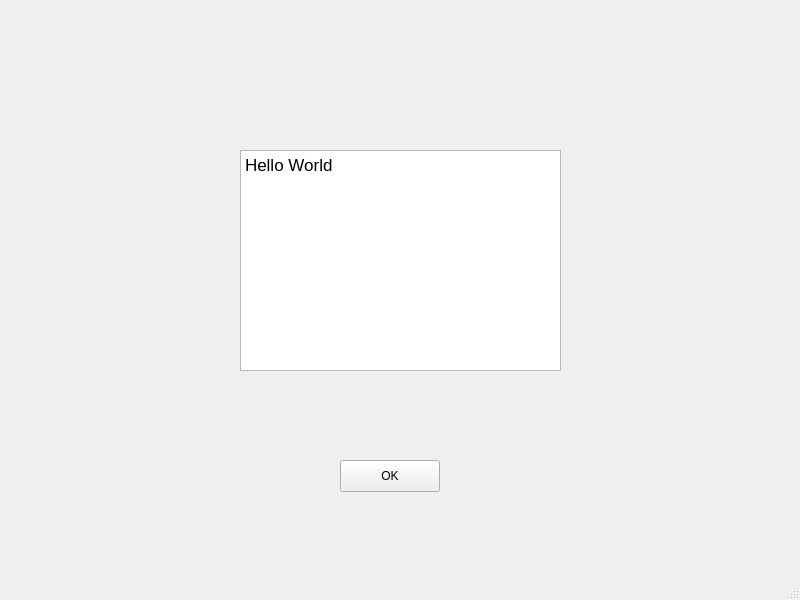
<?xml version="1.0" encoding="UTF-8"?>
<ui version="4.0">
 <class>MainWindow</class>
 <widget class="QMainWindow" name="MainWindow">
  <property name="geometry">
   <rect>
    <x>0</x>
    <y>0</y>
    <width>800</width>
    <height>600</height>
   </rect>
  </property>
  <property name="windowTitle">
   <string>MainWindow</string>
  </property>
  <widget class="QWidget" name="centralwidget">
   <widget class="QPushButton" name="pushButton">
    <property name="geometry">
     <rect>
      <x>340</x>
      <y>460</y>
      <width>100</width>
      <height>32</height>
     </rect>
    </property>
    <property name="text">
     <string>OK</string>
    </property>
   </widget>
   <widget class="QTextEdit" name="textEdit">
    <property name="geometry">
     <rect>
      <x>240</x>
      <y>150</y>
      <width>321</width>
      <height>221</height>
     </rect>
    </property>
    <property name="html">
     <string>&lt;!DOCTYPE HTML PUBLIC &quot;-//W3C//DTD HTML 4.0//EN&quot; &quot;http://www.w3.org/TR/REC-html40/strict.dtd&quot;&gt;
&lt;html&gt;&lt;head&gt;&lt;meta name=&quot;qrichtext&quot; content=&quot;1&quot; /&gt;&lt;meta charset=&quot;utf-8&quot; /&gt;&lt;style type=&quot;text/css&quot;&gt;
p, li { white-space: pre-wrap; }
hr { height: 1px; border-width: 0; }
li.unchecked::marker { content: &quot;\2610&quot;; }
li.checked::marker { content: &quot;\2612&quot;; }
&lt;/style&gt;&lt;/head&gt;&lt;body style=&quot; font-family:'.AppleSystemUIFont'; font-size:13pt; font-weight:400; font-style:normal;&quot;&gt;
&lt;p style=&quot; margin-top:0px; margin-bottom:0px; margin-left:0px; margin-right:0px; -qt-block-indent:0; text-indent:0px;&quot;&gt;Hello World&lt;/p&gt;
&lt;p style=&quot;-qt-paragraph-type:empty; margin-top:0px; margin-bottom:0px; margin-left:0px; margin-right:0px; -qt-block-indent:0; text-indent:0px;&quot;&gt;&lt;br /&gt;&lt;/p&gt;
&lt;p style=&quot;-qt-paragraph-type:empty; margin-top:0px; margin-bottom:0px; margin-left:0px; margin-right:0px; -qt-block-indent:0; text-indent:0px;&quot;&gt;&lt;br /&gt;&lt;/p&gt;&lt;/body&gt;&lt;/html&gt;</string>
    </property>
   </widget>
  </widget>
  <widget class="QMenuBar" name="menubar">
   <property name="geometry">
    <rect>
     <x>0</x>
     <y>0</y>
     <width>800</width>
     <height>24</height>
    </rect>
   </property>
  </widget>
  <widget class="QStatusBar" name="statusbar"/>
 </widget>
 <resources/>
 <connections/>
</ui>
